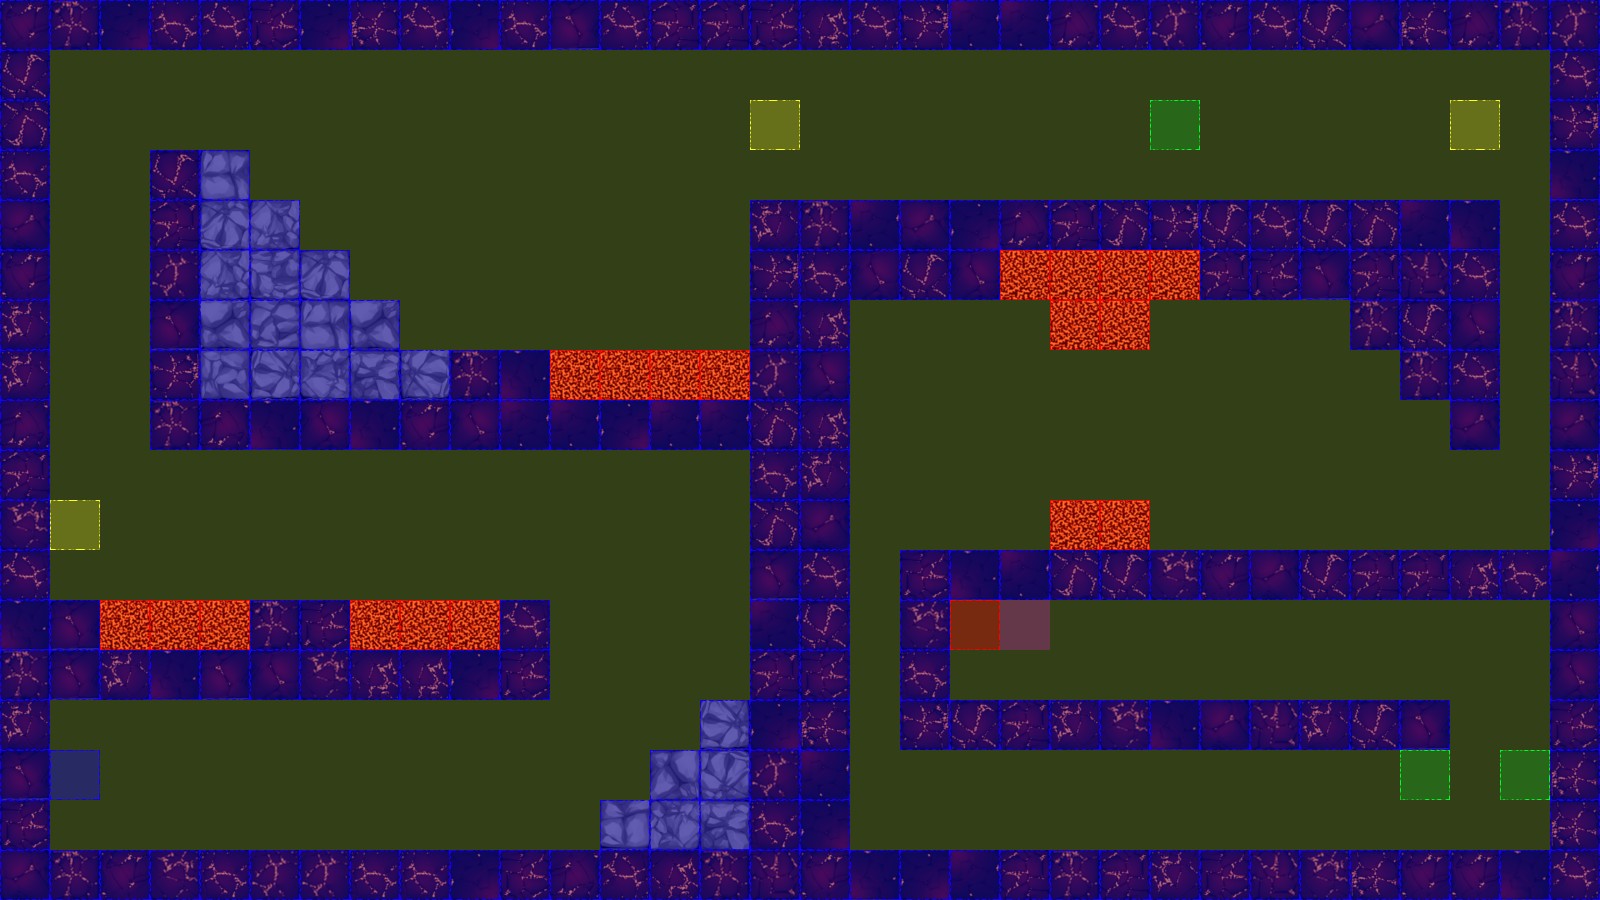

Below is a game level as drawn by its tile map, then a one-line description and the .tmx that defines it (tile-layer data replaced by summaries):
An orthogonal 32x18 tile map with 50x50 px tiles, 3 tile layers (terrain, collision, event), 2 tilesets.

<map version="1.0" orientation="orthogonal" renderorder="left-up" width="32" height="18" tilewidth="50" tileheight="50" nextobjectid="3">
 <tileset firstgid="1" name="dungeonTile.png" tilewidth="50" tileheight="50" tilecount="64" columns="8">
  <image source="tiles/dungeonTile.png" width="400" height="400" />
 </tileset>
 <tileset firstgid="65" name="collisionTile" tilewidth="50" tileheight="50" tilecount="12" columns="3">
  <image source="tiles/collisionTile.png" width="150" height="200" />
 </tileset>
 <layer name="terrain" width="32" height="18">
  <data>[576 cells, 248 non-empty, 40 distinct tile ids]</data>
 </layer>
 <layer name="collision" width="32" height="18">
  <data>[576 cells, 576 non-empty, 3 distinct tile ids]</data>
 </layer>
 <layer name="event" width="32" height="18">
  <data>[576 cells, 9 non-empty, 5 distinct tile ids]</data>
 </layer>
</map>
